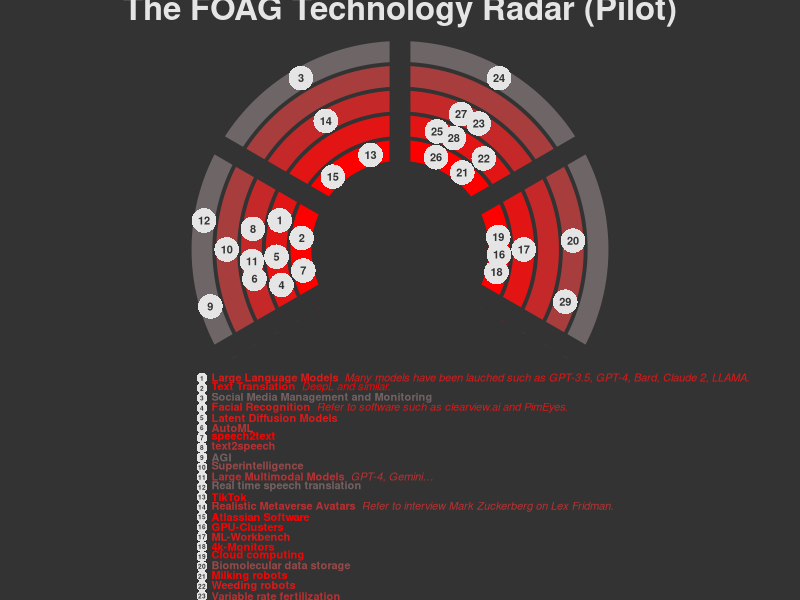

This figure's R source:
#' ---
#' title: Script to generate a visualization of the technology radar
#' author: Damian Oswald
#' date: 2023-10-13
#' ---

#' Global parameters
rotation <- 10 # in degrees [0,360]

#' Attach packages to search path.
library(magrittr)

#' Read the data from a CSV file.
data <- read.csv("data.csv", sep = ";")

#' Omit data without Sector or Status information
data <- data[!as.logical(rowSums(data[,2:3]=="")),]

#' Change variable classes
for (i in c("Sector","Status")) data[,i] %<>% tolower %<>% as.factor

#' Information relevant for the dynamic plotting
d <- nlevels(data[,"Status"])
g <- nlevels(data[,"Sector"])

#' Give an x and y axis position to every observation
data[,"x"] <- (as.integer(data[,"Sector"])-1)/(g-1)
data[,"y"] <- 1 - (as.integer(data[,"Status"])-1)/(d-1)

#' Add a x-axis bias such that no point overlaps
for (sector in levels(data[,"Sector"])) {
  for (status in levels(data[,"Status"])) {
    x <- data[data[,"Sector"]==sector & data[,"Status"]==status,"x"]
    while(any(diff(sort(x))<(1/g/8))) x <- data[data[,"Sector"]==sector & data[,"Status"]==status,"x"] + (lhs::randomLHS(length(x), 1) - 0.5)*1/(g+1)
    if(length(x)==0) next
    else data[data[,"Sector"]==sector & data[,"Status"]==status,"x"] <- x
  }
}

#' Open an empty SVG file.
png("technology-radar.png", width = 8, height = 12, res = 300, unit = "in")

#' Set graphical parameters
par(bg = "gray20", mar = rep(3,4), fg = "gray90")
layout(c(1,1,2))
palette <- colorRampPalette(c("red","#517A7B"))

#' Set the plotting plane
plot(NA, xlim = c(-2,2), ylim = c(-1,2), axes = FALSE, xlab = "", ylab = "", asp = 1)

#' Add the rings and sector segments
rings <- seq(-pi*(g/((g-1)*2)), pi*(g/((g-1)*2)),l=500)
for (i in seq(1,2,0.25)) lines(sin(rings)*i, cos(rings)*i, lwd = 20, col = palette(7)[(i-1)*5+1])
for (i in seq(-g/((g-1)*2),g/((g-1)*2),l=g+1)) lines(x = c(0, 3*sin(i*pi)), y = c(0, 3*cos(i*pi)), col = par()$bg, lwd = 20)

#' Add the numbered white points
with(data, points((sin(x*pi - pi/2))*(y+1), cos(x*pi-pi/2)*(y+1), pch = 16, cex = 5, lwd = 3))
with(data, text((sin(x*pi - pi/2))*(y+1), cos(x*pi-pi/2)*(y+1), 1:nrow(data), col = par()$bg, font = 2))

#' Add text
for (i in 1:nrow(data)) {
  color <- palette(6)[6-as.integer(data[i,"Status"])]
  points(x = -2, y = -1.2 - i*0.1, cex = 2.2, xpd = NA, pch = 16)
  text(x = -2, y = -1.2 - i*0.1, labels = i, xpd = NA, cex = 0.6, font = 2, col = par()$bg)
  text(x = -1.97, y = - 1.215 - i*0.1, labels = bquote(bold(.(data[i,"Name"]))~~italic(.(data[i,"Description"]))), xpd = NA, pos = 4, font = 2, col = color)
}

#' Add a title
text(0, 2.4, "The FOAG Technology Radar (Pilot)", xpd = NA, cex = 3, font = 2)

#' Close SVG file
dev.off()
